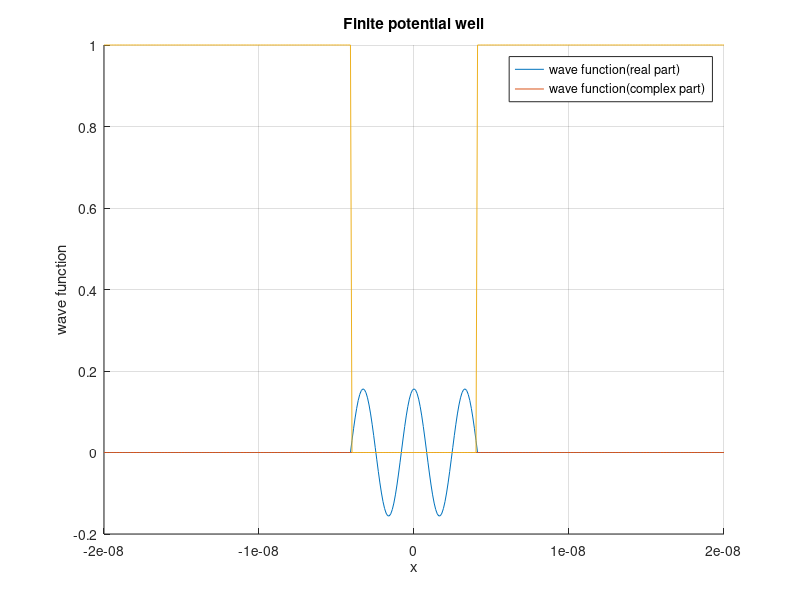

The MATLAB script that drew this image:
%%% SIMPLE POTENTIAL WELL 
%%% we will be using finite difference method for solving ordinary
%%% differential equations

clear all;
clc;
close all;

%%% asking for what energy state do you want
m = input("what energy state do you want?? \n");
%%% writing the constants first
m_e = 9.1e-31;
h = 6.626e-34/2*pi;
width = 4e-9;
% width of quantum well
V_max = 1; % these units will be in eV
V_min = 0;

%%% Now we are gonna define the space by 
d = 0.1e-9;
z = -20e-9:d:20e-9;

%%%defining the potential over space
V = zeros(size(z));
V(z < -width ) = V_max;
V(z > width ) = V_max;
V(z < width & z > -width) = V_min;
V1=V;
%%% we will be making the hamiltonian now
% first calculating the Kinetic ebergy 
[x y] = size(z);
K = eye(y,y)*(-2);
a=ones(y-1,1);
K = K + diag(a,1) + diag(a,-1);

%calculating the potential now

V = diag(V);

% Finally adding them both to make the Hamiltonin, we get

H = K*(-(h)^2/2*m_e*(d^2)) + V;

%%% getting the eigen value and eigen vector for these values

[eig_vec , eig_val] =  eig(H); % here the eig value gives the value of energy eigen states
% and  eig_vec in different columns give value of the wave function at different places

%%%%%%%%%%%%%%%%%%%%%%%%
C = 1;
s=10e110;
a=0;
t = a*s;% put the value for time here..
%  this is the time part
T = C*exp(-i*eig_val(m,m)*t/h);
T_real = real(T);
T_imag = imag(T);

Wave_fucntion = eig_vec(:,m)* T;
Wave_fucntion_r = real(Wave_fucntion);
Wave_fucntion_i = imag(Wave_fucntion);
 hold on

plot(z,Wave_fucntion_r)
plot(z,Wave_fucntion_i)
plot(z,V1)
legend('wave function(real part)','wave function(complex part)')
grid on
xlabel("x")
ylabel("wave function")
title("Finite potential well")
    


